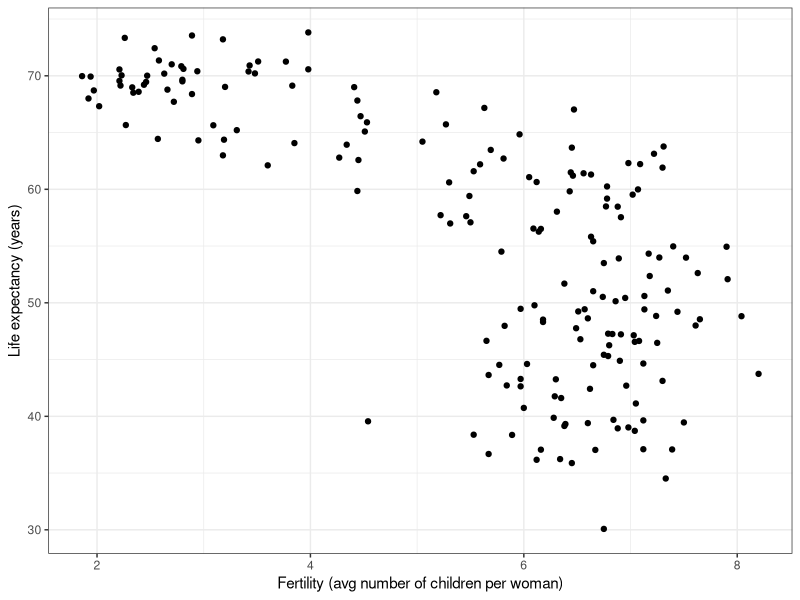
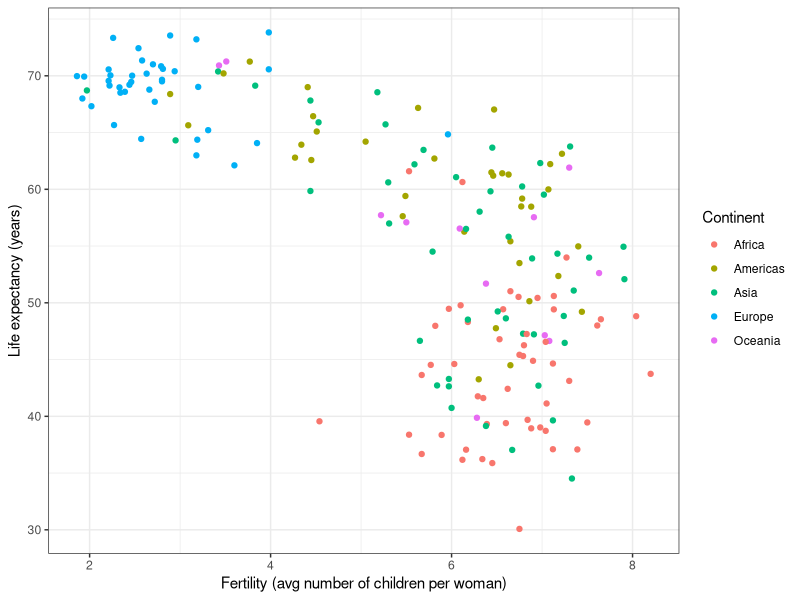
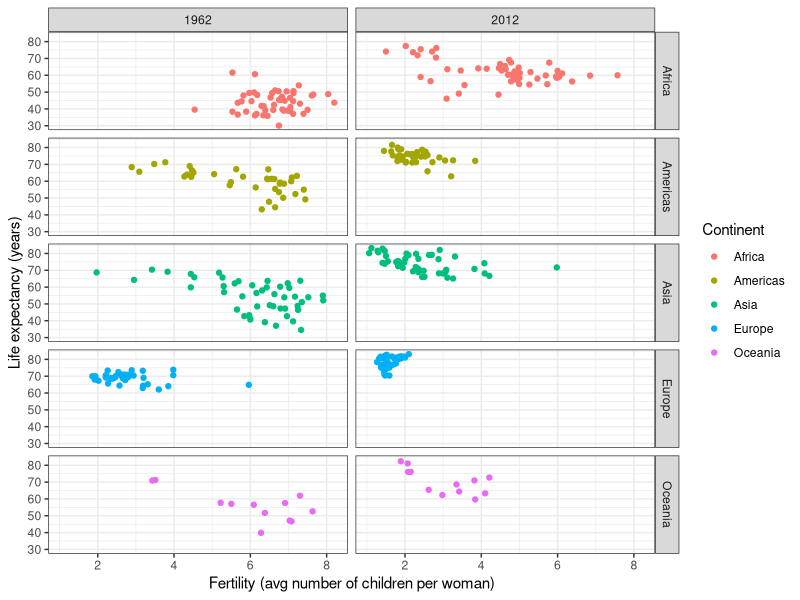
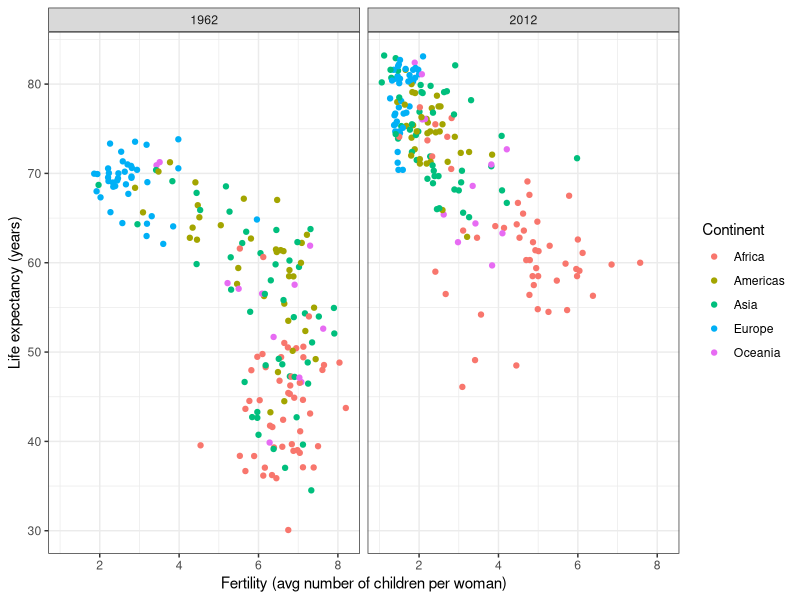
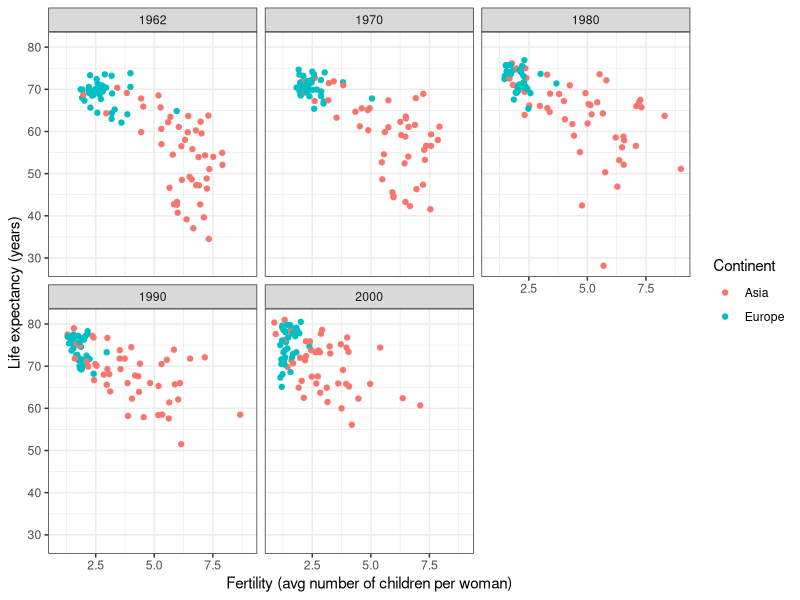
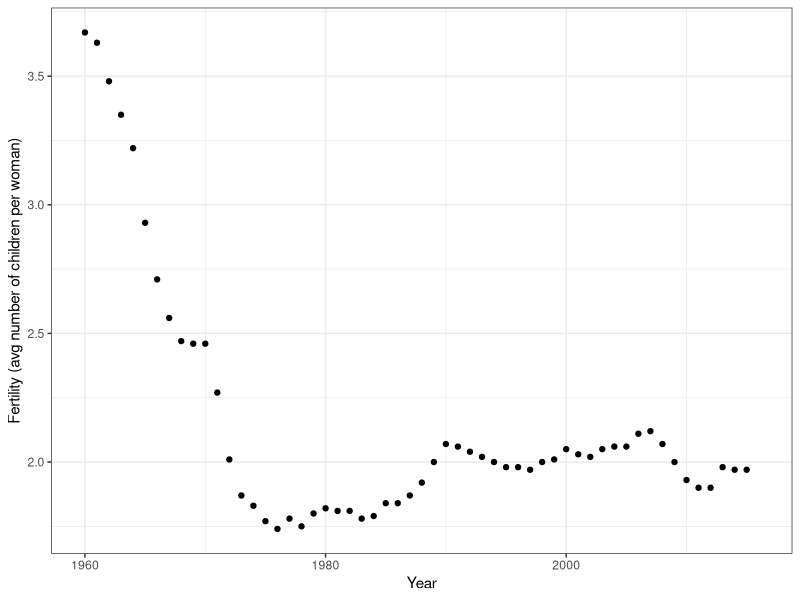
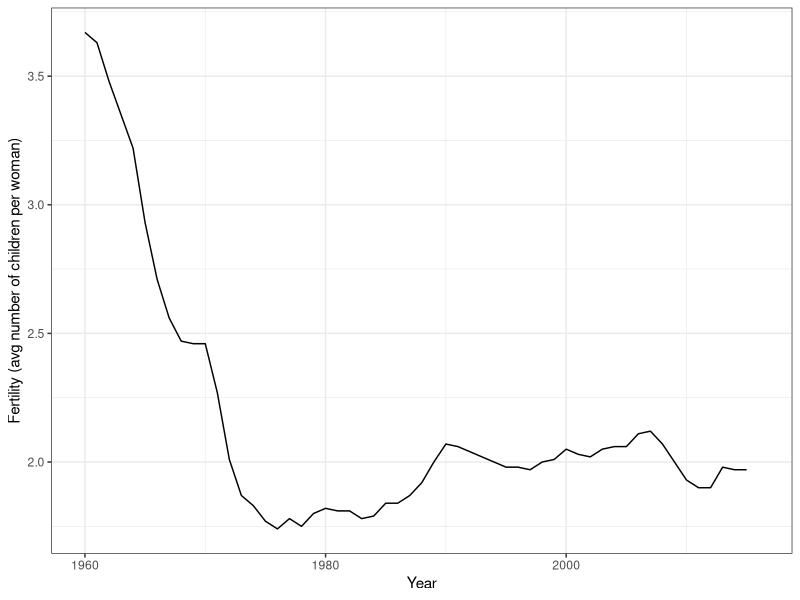
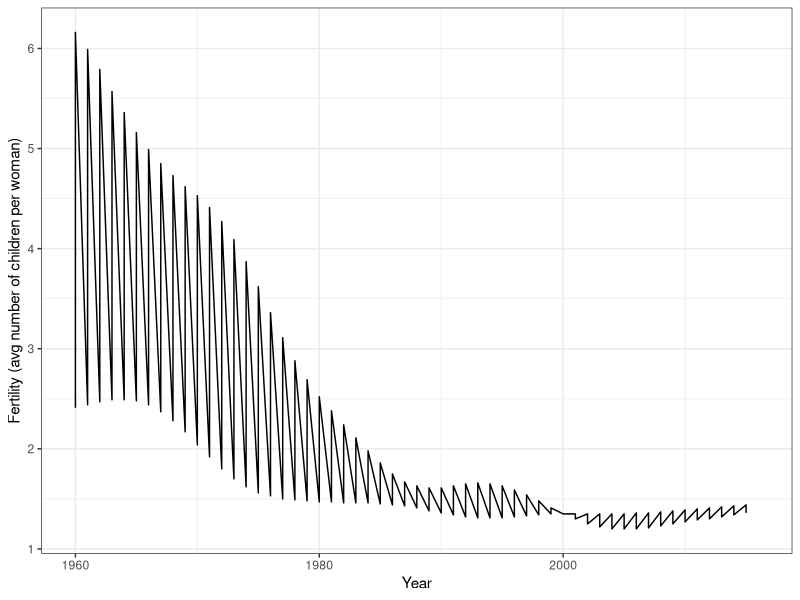

Here is the R script that generated these plots, in order:
## ---- chunk 1
# This "setup" chunk runs first and stays hidden (include=FALSE). It sets options
# that apply to every chunk so the whole document looks consistent.
knitr::opts_chunk$set(
  echo    = TRUE,     # Show the R code in the final document
  message = FALSE,    # Hide package start-up messages (keeps output tidy)
  warning = FALSE,    # Hide warnings (keeps output tidy)
  comment = "#>"      # Prefix printed output with "#>"
)
## ---- chunk 2
library(tidyverse)   # ggplot2 (plots) + dplyr (wrangling)
library(dslabs)      # Provides the gapminder dataset
library(gridExtra)   # Helper for arranging multiple plots (used in some examples)
data(gapminder)
head(gapminder)      # Peek at the first six rows
## ---- chunk 3
# Filter to the two countries in 2015 and show just their infant mortality
gapminder %>% filter(year == 2015 & country %in% c("Sri Lanka", "Turkey")) %>%
              select(country, infant_mortality)
## ---- chunk 4
# Build a lookup of the five country pairs, then join in each country's 2015 rate.
comp_table <- tibble(comparison = rep(1:5, each = 2),
              country = c("Sri Lanka", "Turkey", "Poland", "South Korea", "Malaysia",
                          "Russia", "Pakistan", "Vietnam", "Thailand", "South Africa"))

tmp <- gapminder %>% filter(year == 2015) %>%
                     select(country, infant_mortality) %>%
                     mutate(country = as.character(country))  # Match characters to characters for the join

tab <- inner_join(comp_table, tmp, by = "country") %>% select(-comparison)

# Lay the pairs out side by side (odd rows = country 1, even rows = country 2)
bind_cols(slice(tab, seq(1, 9, 2)), slice(tab, seq(2, 10, 2))) %>%
  knitr::kable(col.names = c('Country_1', 'Infant_Mortality_1', 'Country_2', 'Infant_Mortality_2'))
## ---- chunk 5
ds_theme_set()   # Use the clean default dslabs theme

gapminder %>% filter(year == 1962) %>%
  ggplot(aes(fertility, life_expectancy)) +
  geom_point() +
  ylab("Life expectancy (years)") +
  xlab("Fertility (avg number of children per woman)")
## ---- chunk 6
filter(gapminder, year == 1962) %>%
  ggplot(aes(fertility, life_expectancy, color = continent)) +   # NEW: map continent to color
  geom_point() +
  xlab("Fertility (avg number of children per woman)") +
  ylab("Life expectancy (years)") +
  scale_color_discrete(name = "Continent")                       # NEW: capitalize the legend title
## ---- chunk 7
gapminder %>% filter(year %in% c(1962, 2012)) %>%
  ggplot(aes(fertility, life_expectancy, color = continent)) +
  geom_point() +
  facet_grid(continent ~ year) +   # NEW: rows = continent, columns = year (two faceting variables)
  xlab("Fertility (avg number of children per woman)") +
  ylab("Life expectancy (years)") +
  scale_color_discrete(name = "Continent")
## ---- chunk 8
filter(gapminder, year %in% c(1962, 2012)) %>%
  ggplot(aes(fertility, life_expectancy, color = continent)) +
  geom_point() +
  facet_grid(. ~ year) +   # NEW: the "." means "no row variable" — just split into columns by year
  xlab("Fertility (avg number of children per woman)") +
  ylab("Life expectancy (years)") +
  scale_color_discrete(name = "Continent")
## ---- chunk 9
years <- c(1962, 1970, 1980, 1990, 2000)
continents <- c("Europe", "Asia")
gapminder %>%
  filter(year %in% years & continent %in% continents) %>%
  ggplot(aes(fertility, life_expectancy, color = continent)) +
  geom_point() +
  facet_wrap(. ~ year) +   # NEW: wrap the five yearly panels across multiple rows/columns
  xlab("Fertility (avg number of children per woman)") +
  ylab("Life expectancy (years)") +
  scale_color_discrete(name = "Continent")
## ---- chunk 10
gapminder %>% filter(country == "United States") %>%
  ggplot(aes(year, fertility)) +
  geom_point() +                       # Time on x, fertility on y
  xlab("Year") +
  ylab("Fertility (avg number of children per woman)")
## ---- chunk 11
gapminder %>% filter(country == "United States") %>%
  ggplot(aes(year, fertility)) +
  geom_line() +                        # NEW: connect the points into a curve
  xlab("Year") +
  ylab("Fertility (avg number of children per woman)")
## ---- chunk 12
countries <- c("South Korea", "Germany")
gapminder %>% filter(country %in% countries) %>%
  ggplot(aes(year, fertility)) +
  geom_line() +   # Problem: with no grouping, ggplot joins ALL points into one zig-zag line
  xlab("Year") +
  ylab("Fertility (avg number of children per woman)")
## ---- chunk 13
countries <- c("South Korea", "Germany")
gapminder %>% filter(country %in% countries) %>%
  ggplot(aes(year, fertility, group = country)) +   # NEW: group = country -> one line per country
  geom_line() +
  xlab("Year") +
  ylab("Fertility (avg number of children per woman)")
## ---- chunk 14
countries <- c("South Korea", "Germany")
gapminder %>% filter(country %in% countries) %>%
  ggplot(aes(year, fertility, color = country)) +   # NEW: color = country both colors AND groups
  geom_line() +
  xlab("Year") +
  ylab("Fertility (avg number of children per woman)") +
  scale_color_discrete(name = "Country")
## ---- chunk 15
# A small table saying WHERE to place each country's label (x = year, y = fertility)
labels <- data.frame(country = countries, x = c(1975, 1965), y = c(5, 2.75))

gapminder %>% filter(country %in% countries) %>%
  ggplot(aes(year, fertility, color = country)) +
  geom_line() +
  geom_text(data = labels, aes(x, y, label = country), size = 5) +   # NEW: draw labels on the lines
  theme(legend.position = "none") +                                  # NEW: remove the now-redundant legend
  xlab("Year") +
  ylab("Fertility (avg number of children per woman)")
## ---- chunk 16
# dollars_per_day = GDP per person per day
gapminder <- gapminder %>%
  mutate(dollars_per_day = gdp / population / 365)
## ---- chunk 17
past_year <- 1970
gapminder %>%
  filter(year == past_year & !is.na(gdp)) %>%
  ggplot(aes(dollars_per_day)) +
  geom_histogram(binwidth = 1, color = "black", fill = "darkred") +   # color="black" draws bin borders
  xlab("Dollars per day") +
  ylab("Number of countries")
## ---- chunk 18
gapminder %>%
  filter(year == past_year & !is.na(gdp)) %>%
  ggplot(aes(log2(dollars_per_day))) +   # NEW: log base 2 of the values BEFORE plotting
  geom_histogram(binwidth = 1, color = "black", fill = "darkred") +
  xlab("Dollars per day (log2 scale)") +
  ylab("Number of countries")
## ---- chunk 19
gapminder %>% filter(year == past_year) %>%
  ggplot(aes(log10(population))) +   # NEW: log base 10 — better for the huge range of populations
  geom_histogram(binwidth = 0.5, color = "black", fill = "darkred") +
  xlab("Population (log10 scale)") +
  ylab("Number of countries")
## ---- chunk 20
gapminder %>%
  filter(year == past_year & !is.na(gdp)) %>%
  ggplot(aes(dollars_per_day)) +                       # NOTE: plot the raw values...
  geom_histogram(binwidth = 1, color = "black", fill = "darkred") +
  scale_x_continuous(trans = "log2") +                 # NEW: ...and let the AXIS do the log2 transform
  xlab("Dollars per day") +
  ylab("Number of countries")
